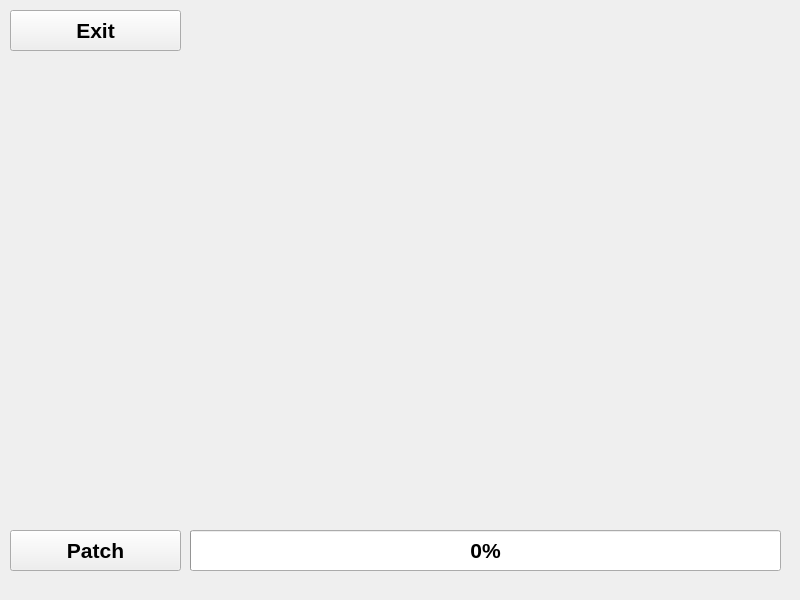
<?xml version="1.0" encoding="UTF-8"?>
<ui version="4.0">
 <class>MainWindow</class>
 <widget class="QMainWindow" name="MainWindow">
  <property name="geometry">
   <rect>
    <x>0</x>
    <y>0</y>
    <width>800</width>
    <height>600</height>
   </rect>
  </property>
  <property name="font">
   <font>
    <pointsize>16</pointsize>
    <weight>75</weight>
    <bold>true</bold>
   </font>
  </property>
  <property name="windowTitle">
   <string>Pasha ASS Crack</string>
  </property>
  <property name="windowOpacity">
   <double>1.000000000000000</double>
  </property>
  <widget class="QWidget" name="centralwidget">
   <widget class="QPushButton" name="patch">
    <property name="geometry">
     <rect>
      <x>10</x>
      <y>530</y>
      <width>171</width>
      <height>41</height>
     </rect>
    </property>
    <property name="font">
     <font>
      <pointsize>16</pointsize>
      <weight>75</weight>
      <bold>true</bold>
     </font>
    </property>
    <property name="text">
     <string>Patch</string>
    </property>
   </widget>
   <widget class="QPushButton" name="exit">
    <property name="geometry">
     <rect>
      <x>10</x>
      <y>10</y>
      <width>171</width>
      <height>41</height>
     </rect>
    </property>
    <property name="font">
     <font>
      <pointsize>16</pointsize>
      <weight>75</weight>
      <bold>true</bold>
     </font>
    </property>
    <property name="text">
     <string>Exit</string>
    </property>
   </widget>
   <widget class="QProgressBar" name="crackProgress">
    <property name="geometry">
     <rect>
      <x>190</x>
      <y>530</y>
      <width>591</width>
      <height>41</height>
     </rect>
    </property>
    <property name="value">
     <number>0</number>
    </property>
   </widget>
  </widget>
  <widget class="QMenuBar" name="menubar">
   <property name="geometry">
    <rect>
     <x>0</x>
     <y>0</y>
     <width>800</width>
     <height>31</height>
    </rect>
   </property>
  </widget>
 </widget>
 <resources/>
 <connections/>
</ui>
